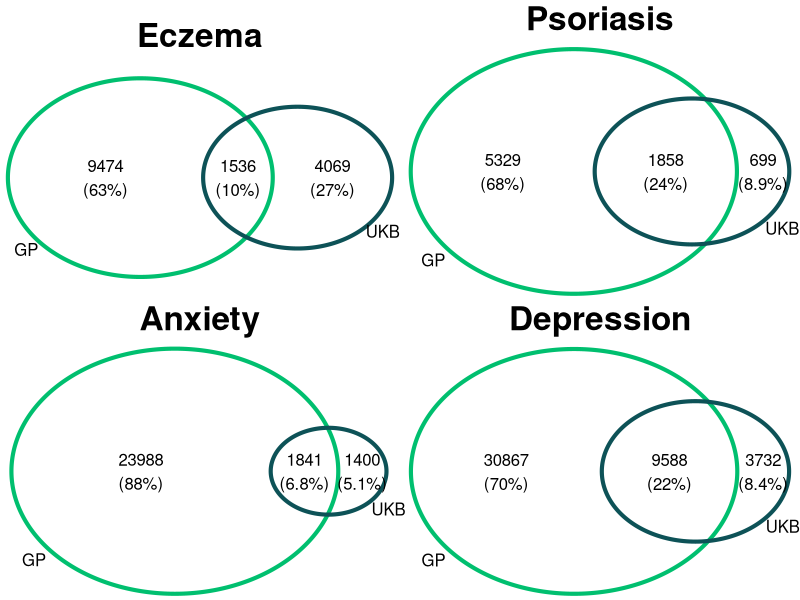
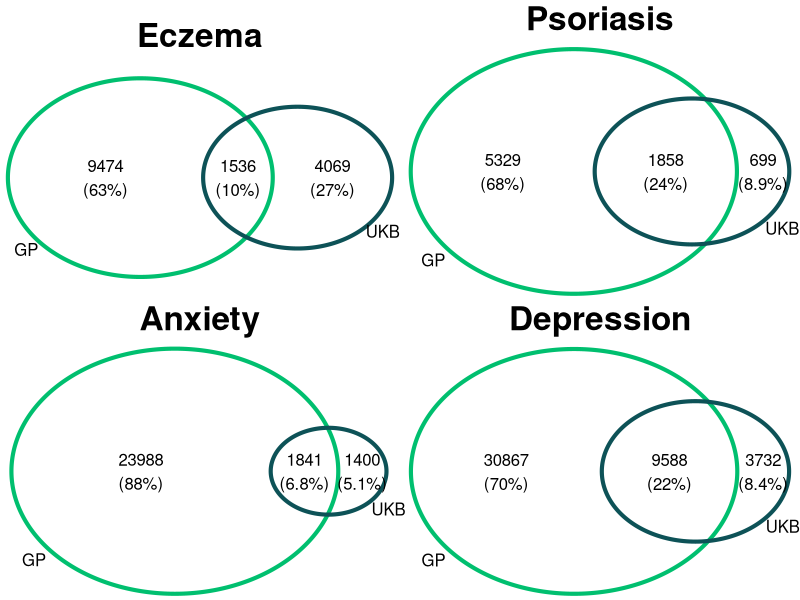

Write R code to recreate these figures, in order.
library(VennDiagram) 

make_venn_diagram <- function(title, x) {
  venn.diagram(
    main=title, main.cex = 2, main.fontfamily = "sans",
    main.fontface = 2, main.pos = c(0.5,0.85),
    x, col = c("#0D5257", "#00BF6F"),
    alpha = c(1,1), lwd =4, cex=1,
    fontfamily="sans",
    cat.cex=1, cat.fontfamily="sans",
    filename = NULL,
    #filename=paste0("venn_diagram_", title, ".tiff"), 
    disable.logging = TRUE,
    #width = 3000, height = 3000,
    margin=0.15,
    print.mode = c("raw", "percent"), sigdigs = 2
    )
}

pdf(here::here("out/venn_diagrams.pdf"), 8,8)
cowplot::plot_grid(
make_venn_diagram("Eczema", list(UKB = 1:5605, GP = 4070:15079)),
make_venn_diagram("Psoriasis", list(UKB = 1:2557, GP = 700:7886)),
make_venn_diagram("Anxiety", list(UKB = 1:3241, GP = 1401:27229)),
make_venn_diagram("Depression", list(UKB = 1:13320, GP = 3733:44187))
)
dev.off()

svg(here::here("out/venn_diagrams.svg"), 8,8)
cowplot::plot_grid(
  make_venn_diagram("Eczema", list(UKB = 1:5605, GP = 4070:15079)),
  make_venn_diagram("Psoriasis", list(UKB = 1:2557, GP = 700:7886)),
  make_venn_diagram("Anxiety", list(UKB = 1:3241, GP = 1401:27229)),
  make_venn_diagram("Depression", list(UKB = 1:13320, GP = 3733:44187))
)
dev.off()
